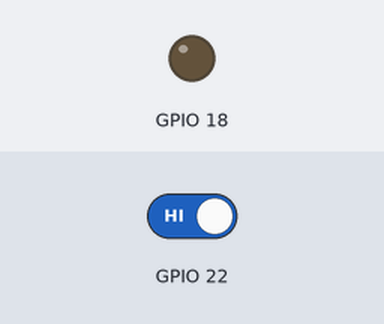
Simulated run of this program. Board: Raspberry Pi (BCM pin numbers). Shown: output pins drawn as LEDs (lit = HIGH). The test bench sets the inputs (shaded band); at power-on: GPIO 22 HIGH.

Above: at 1.2 s.
1.3 s: GPIO 22 driven LOW
At 2.5 s:
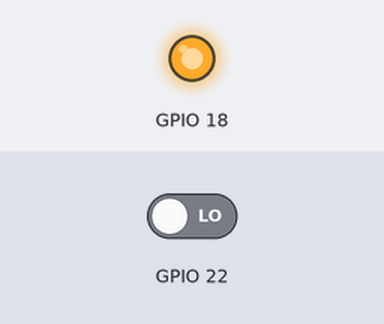
2.8 s: GPIO 22 driven HIGH
At 3.9 s:
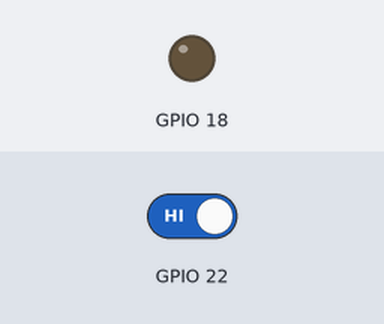
Timing chart, 0 to 5.8 s (numbered marks = the images above; inputs shaded):
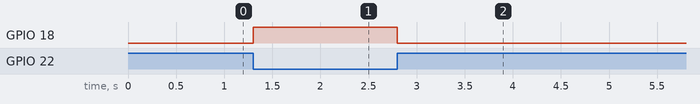

The program:

ButtonLED.py
```python
import RPi.GPIO as GPIO
import time

GPIO.setmode(GPIO.BCM)
GPIO.setup(22, GPIO.IN)
GPIO.setup(23, GPIO.IN)
GPIO.setup(24, GPIO.IN)
GPIO.setup(25, GPIO.IN)
GPIO.setup(18, GPIO.OUT)

try:
	while True:
		if GPIO.input(22) == GPIO.LOW:
			GPIO.output(18, True)
		else:
			GPIO.output(18, False)

except KeyboardInterrupt:
	pass
GPIO.cleanup()
```

Measured:
- after the input at 1.3 s, GPIO 18: LOW → HIGH at once
- after the input at 2.8 s, GPIO 18: HIGH → LOW at once
